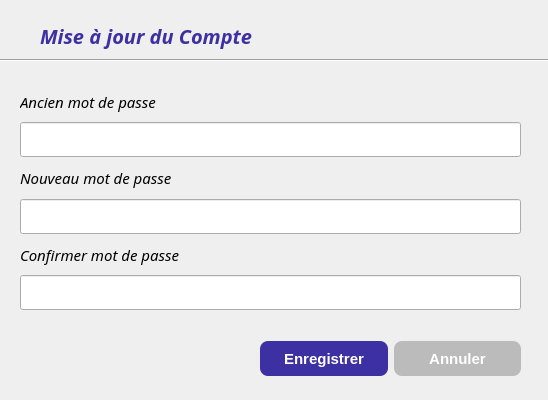
<?xml version="1.0" encoding="UTF-8"?>
<ui version="4.0">
 <class>updateCompteDialog</class>
 <widget class="QDialog" name="updateCompteDialog">
  <property name="geometry">
   <rect>
    <x>0</x>
    <y>0</y>
    <width>548</width>
    <height>400</height>
   </rect>
  </property>
  <property name="windowTitle">
   <string>Mise a jour de compte</string>
  </property>
  <widget class="QLabel" name="label">
   <property name="geometry">
    <rect>
     <x>40</x>
     <y>20</y>
     <width>331</width>
     <height>31</height>
    </rect>
   </property>
   <property name="font">
    <font>
     <family>Montserrat Black</family>
     <pointsize>15</pointsize>
     <weight>75</weight>
     <italic>true</italic>
     <bold>true</bold>
    </font>
   </property>
   <property name="styleSheet">
    <string notr="true">color: rgb(61, 48, 162);</string>
   </property>
   <property name="text">
    <string>Mise à jour du Compte</string>
   </property>
  </widget>
  <widget class="Line" name="line">
   <property name="geometry">
    <rect>
     <x>0</x>
     <y>50</y>
     <width>551</width>
     <height>20</height>
    </rect>
   </property>
   <property name="orientation">
    <enum>Qt::Horizontal</enum>
   </property>
  </widget>
  <widget class="QWidget" name="layoutWidget">
   <property name="geometry">
    <rect>
     <x>260</x>
     <y>340</y>
     <width>261</width>
     <height>37</height>
    </rect>
   </property>
   <layout class="QHBoxLayout" name="horizontalLayout">
    <item>
     <widget class="QPushButton" name="updatePasswordBtn">
      <property name="minimumSize">
       <size>
        <width>0</width>
        <height>35</height>
       </size>
      </property>
      <property name="font">
       <font>
        <pointsize>-1</pointsize>
        <weight>75</weight>
        <bold>true</bold>
       </font>
      </property>
      <property name="styleSheet">
       <string notr="true">QPushButton{
color:white;
border:none;
border-radius:8px;
font-size:15px;
background-color: rgb(61, 48, 162);
font-weight:bold;
}</string>
      </property>
      <property name="text">
       <string>Enregistrer</string>
      </property>
     </widget>
    </item>
    <item>
     <widget class="QPushButton" name="update_pass_concel_btn">
      <property name="minimumSize">
       <size>
        <width>0</width>
        <height>35</height>
       </size>
      </property>
      <property name="font">
       <font>
        <pointsize>-1</pointsize>
        <weight>75</weight>
        <bold>true</bold>
       </font>
      </property>
      <property name="styleSheet">
       <string notr="true">QPushButton{
color:white;
border:none;
border-radius:8px;
font-size:15px;
background-color: rgb(187, 187, 187);
font-weight:bold;
}</string>
      </property>
      <property name="text">
       <string>Annuler</string>
      </property>
     </widget>
    </item>
   </layout>
  </widget>
  <widget class="QWidget" name="layoutWidget">
   <property name="geometry">
    <rect>
     <x>20</x>
     <y>87</y>
     <width>501</width>
     <height>223</height>
    </rect>
   </property>
   <layout class="QVBoxLayout" name="verticalLayout_4">
    <item>
     <layout class="QVBoxLayout" name="verticalLayout_2">
      <item>
       <widget class="QLabel" name="label_3">
        <property name="font">
         <font>
          <family>Montserrat Medium</family>
          <pointsize>11</pointsize>
          <italic>true</italic>
         </font>
        </property>
        <property name="text">
         <string>Ancien mot de passe</string>
        </property>
       </widget>
      </item>
      <item>
       <widget class="QLineEdit" name="update_old_pass_lineEdit">
        <property name="minimumSize">
         <size>
          <width>0</width>
          <height>35</height>
         </size>
        </property>
        <property name="maximumSize">
         <size>
          <width>16777215</width>
          <height>35</height>
         </size>
        </property>
        <property name="font">
         <font>
          <family>Montserrat SemiBold</family>
          <pointsize>11</pointsize>
          <weight>75</weight>
          <italic>true</italic>
          <bold>true</bold>
         </font>
        </property>
       </widget>
      </item>
     </layout>
    </item>
    <item>
     <layout class="QVBoxLayout" name="verticalLayout_3">
      <item>
       <widget class="QLabel" name="label_4">
        <property name="font">
         <font>
          <family>Montserrat Medium</family>
          <pointsize>11</pointsize>
          <italic>true</italic>
         </font>
        </property>
        <property name="text">
         <string>Nouveau mot de passe</string>
        </property>
       </widget>
      </item>
      <item>
       <widget class="QLineEdit" name="update_new_pass_lineEdit">
        <property name="minimumSize">
         <size>
          <width>0</width>
          <height>35</height>
         </size>
        </property>
        <property name="maximumSize">
         <size>
          <width>16777215</width>
          <height>35</height>
         </size>
        </property>
        <property name="font">
         <font>
          <family>Montserrat SemiBold</family>
          <pointsize>11</pointsize>
          <weight>75</weight>
          <italic>true</italic>
          <bold>true</bold>
         </font>
        </property>
       </widget>
      </item>
     </layout>
    </item>
    <item>
     <layout class="QVBoxLayout" name="verticalLayout">
      <item>
       <widget class="QLabel" name="label_5">
        <property name="font">
         <font>
          <family>Montserrat Medium</family>
          <pointsize>11</pointsize>
          <italic>true</italic>
         </font>
        </property>
        <property name="text">
         <string>Confirmer mot de passe</string>
        </property>
       </widget>
      </item>
      <item>
       <widget class="QLineEdit" name="update_confirm_pass_lineEdit">
        <property name="minimumSize">
         <size>
          <width>0</width>
          <height>35</height>
         </size>
        </property>
        <property name="maximumSize">
         <size>
          <width>16777215</width>
          <height>35</height>
         </size>
        </property>
        <property name="font">
         <font>
          <family>Montserrat SemiBold</family>
          <pointsize>11</pointsize>
          <weight>75</weight>
          <italic>true</italic>
          <bold>true</bold>
         </font>
        </property>
       </widget>
      </item>
     </layout>
    </item>
   </layout>
  </widget>
 </widget>
 <resources/>
 <connections/>
</ui>
